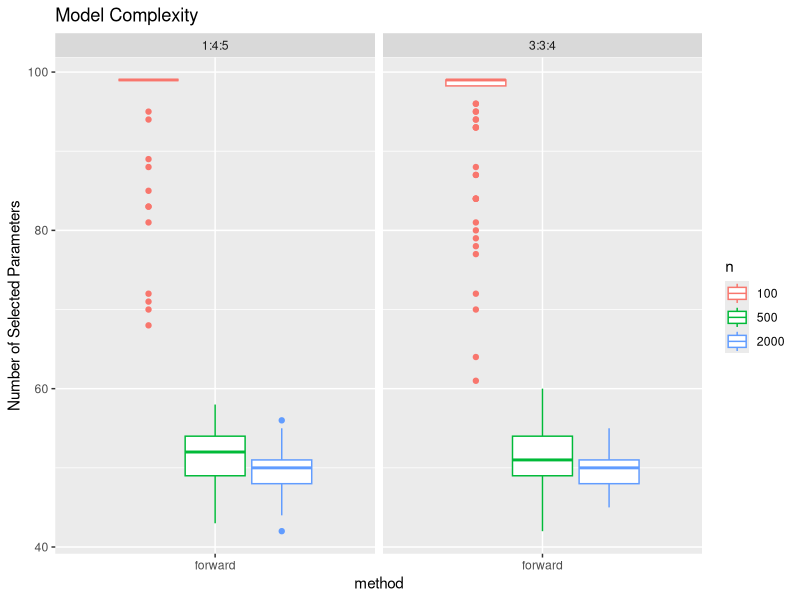
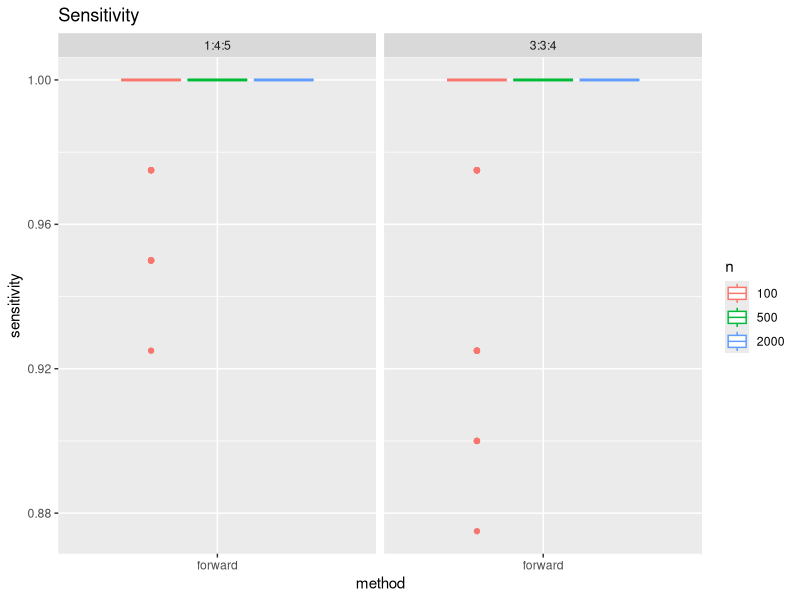
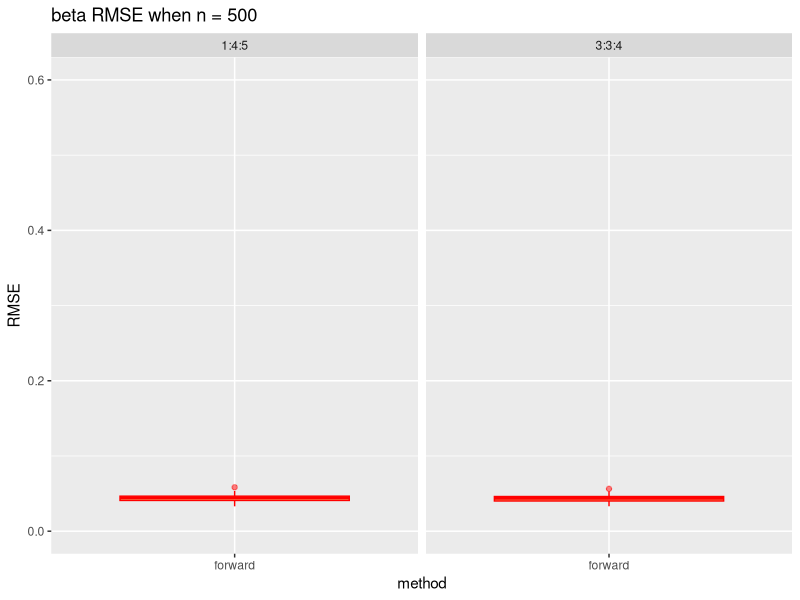
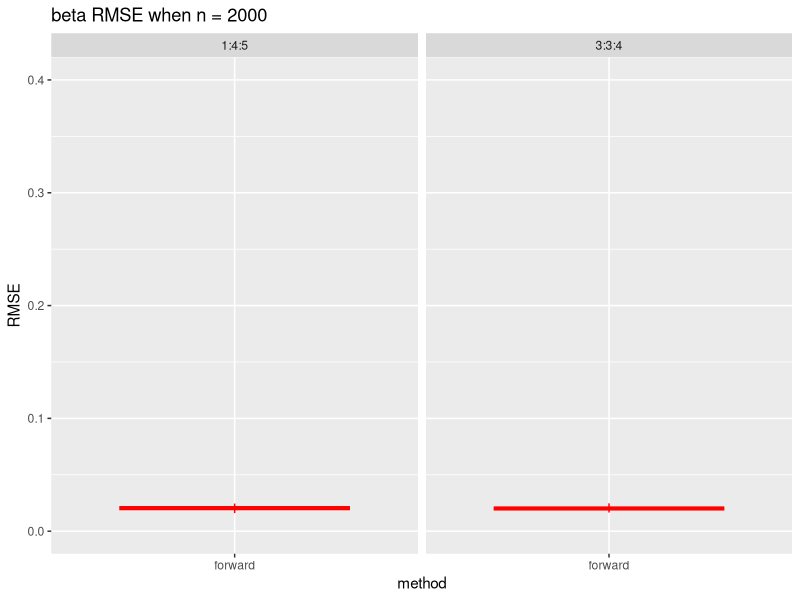
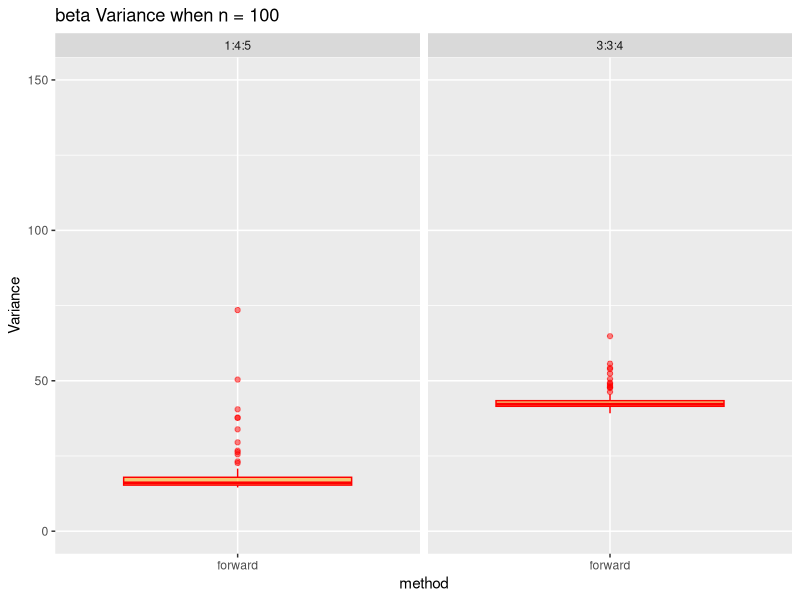
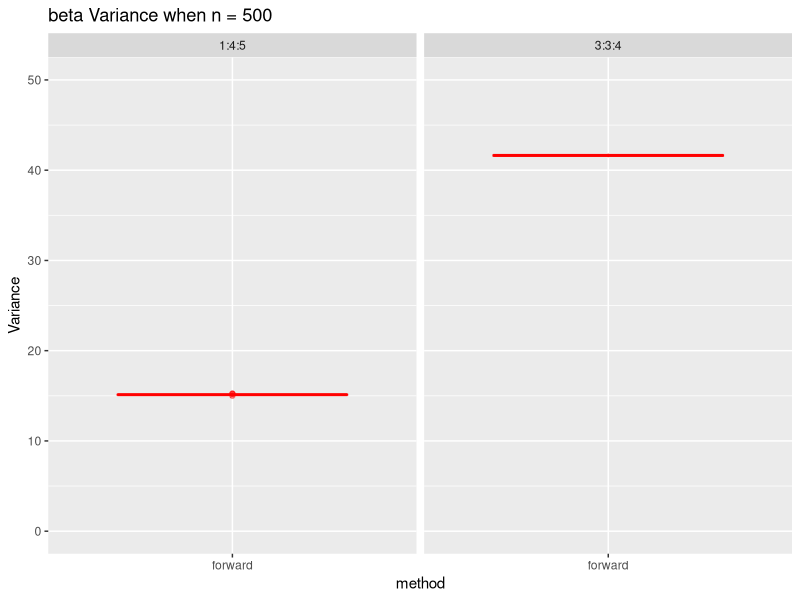
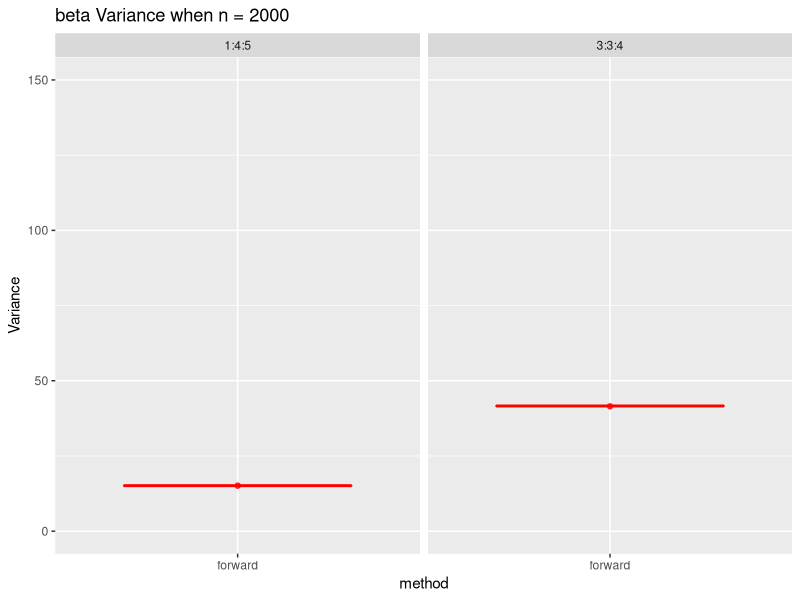
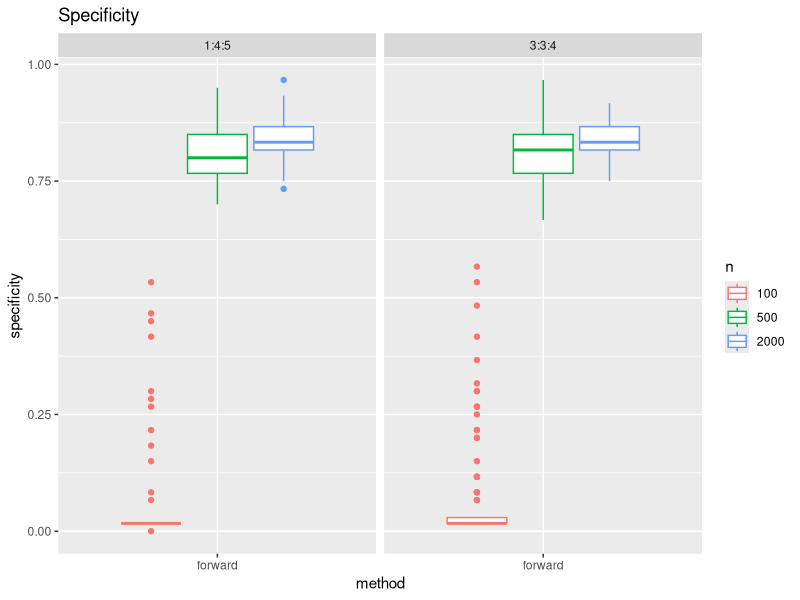

Here is the R script that generated these plots, in order: (Note: this script raises an error after producing the figures.)
## ---- chunk 1
knitr::opts_chunk$set(echo = TRUE)
library(gridExtra)
library(tidyverse)
library(patchwork)
library(dplyr)
## ---- chunk 2
# Load parameter data
param_1 = read_csv("parameter_estimate.csv")
param_2 = read_csv("parameter_estimate2.csv")

param_1 =
  param_1 %>%
  filter(method %in% c("forward", "lasso_lmfit")) %>%
  mutate(method = 
           case_when(
             method == "forward" ~ "forward",
             method == "lasso_lmfit" ~ "lasso"
           ))
param_2 =
  param_2 %>%
  filter(method %in% c("forward", "lasso_lmfit")) %>%
  mutate(method = 
           case_when(
             method == "forward" ~ "forward",
             method == "lasso_lmfit" ~ "lasso"
           ))

param_estimate = rbind(param_1, param_2)


# Output identification table
fit_identify_result = 
  param_estimate %>% 
    mutate(
      n = factor(n),
      ratio = ifelse(ratio == 145, "1:4:5", "3:3:4"),
      notnull = ifelse(type == "null", 0, 1),
      notnull_est = ifelse(abs(estimate) > 0, 1, 0),
      identify =
        case_when(
          notnull == 1 & notnull_est == 1 ~ "TP",
          notnull == 1 & notnull_est == 0 ~ "FN",
          notnull == 0 & notnull_est == 1 ~ "FP",
          notnull == 0 & notnull_est == 0 ~ "TN"
        )
    ) %>% 
    group_by(sim_time, n, p, ratio, method) %>% 
    summarize(
      number_of_parameters = sum(identify == "TP") + sum(identify == "FP"),
      sensitivity = sum(identify == "TP")/(sum(identify == "TP") + sum(identify == "FN")),
      specificity = sum(identify == "TN")/(sum(identify == "TN") + sum(identify == "FP")),
      precision = sum(identify == "TP")/(sum(identify == "TP") + sum(identify == "FP")),
      accuracy = (sum(identify == "TP") + sum(identify == "TN")) /
        (sum(identify == "TP") + sum(identify == "FP") + sum(identify == "TN") + sum(identify == "FN")),
      F1_score = 2 * precision * sensitivity / (precision + sensitivity)
    )


# Output identification table by signal
fit_identify_result_type = 
  param_estimate %>% 
    mutate(
      n = factor(n),
      ratio = ifelse(ratio == 145, "1:4:5", "3:3:4"),
      notnull = ifelse(type == "null", 0, 1),
      notnull_est = ifelse(abs(estimate) > 0, 1, 0),
      identify =
        case_when(
          notnull == 1 & notnull_est == 1 ~ "TP",
          notnull == 1 & notnull_est == 0 ~ "FN",
          notnull == 0 & notnull_est == 1 ~ "FP",
          notnull == 0 & notnull_est == 0 ~ "TN"
        )
    ) %>% 
    group_by(sim_time, n, p, ratio, method, type) %>% 
    summarize(
      number_of_parameters = sum(identify == "TP") + sum(identify == "FP"),
      sensitivity = sum(identify == "TP")/(sum(identify == "TP") + sum(identify == "FN")),
      specificity = sum(identify == "TN")/(sum(identify == "TN") + sum(identify == "FP")),
      precision = sum(identify == "TP")/(sum(identify == "TP") + sum(identify == "FP")),
      accuracy = (sum(identify == "TP") + sum(identify == "TN")) /
        (sum(identify == "TP") + sum(identify == "FP") + sum(identify == "TN") + sum(identify == "FN")),
      F1_score = 2 * precision * sensitivity / (precision + sensitivity)
    )


p = 100
ratio = c(1, 4, 5)
ps = floor(0.4*p*ratio[1]/sum(ratio))
pwbc = floor(0.4*p*ratio[2]/sum(ratio))
pwai = floor(0.4*p*ratio[3]/sum(ratio))
beta = c(rep(20, ps), rep(0.5, pwbc + pwai), rep(0, p - ps - pwbc - pwai))
# output the beta estimation table of ratio 1
fit_beta_result_ratio1 = 
  param_1 %>% 
    mutate(
      n = factor(n),
      ratio = ifelse(ratio == 145, "1:4:5", "3:3:4"),
      num = case_when(
  type == "strong" ~ num,
  type == "wbc" ~ num + ps,
  type == "wai" ~ num + ps + pwbc,
  type == "null" ~ num + ps + pwbc + pwai),
      se = (estimate - beta[num])^2,
      var = (estimate - mean(estimate))^2
    ) %>% 
    group_by(sim_time, n, p, ratio, method) %>% 
    summarize(
      RMSE = sqrt(mean(se)),
      Variance = mean(var)
    )

# output the beta estimation table of ratio2
p = 100
ratio = c(3, 3, 4)
ps = floor(0.4*p*ratio[1]/sum(ratio))
pwbc = floor(0.4*p*ratio[2]/sum(ratio))
pwai = floor(0.4*p*ratio[3]/sum(ratio))
beta = c(rep(20, ps), rep(0.5, pwbc + pwai), rep(0, p - ps - pwbc - pwai))

fit_beta_result_ratio2 = 
  param_2 %>% 
    mutate(
      n = factor(n),
      ratio = ifelse(ratio == 145, "1:4:5", "3:3:4"),
      num = case_when(
  type == "strong" ~ num,
  type == "wbc" ~ num + ps,
  type == "wai" ~ num + ps + pwbc,
  type == "null" ~ num + ps + pwbc + pwai),
      se = (estimate - beta[num])^2,
      var = (estimate - mean(estimate))^2
    ) %>% 
    group_by(sim_time, n, p, ratio, method) %>% 
    summarize(
      RMSE = sqrt(mean(se)),
      Variance = mean(var)
    )

fit_beta_result_ratio = 
  rbind(fit_beta_result_ratio1, fit_beta_result_ratio2)
## ---- chunk 3
# compare model complexity

# compare sensitivity
g_1 = ggplot(fit_identify_result, aes(x = method, y = number_of_parameters, color = n)) + 
  geom_boxplot() +
  theme(legend.position = "right") +
  labs(title = "Model Complexity",x = "method", y = "Number of Selected Parameters") +
  facet_grid(. ~ ratio)
## ---- chunk 4
# compare all signals on four metrics

# compare sensitivity
g1 = ggplot(fit_identify_result, aes(x = method, y = sensitivity, color = n)) + 
  geom_boxplot() +
  theme(legend.position = "right") +
  labs(title = "Sensitivity",x = "method", y = "sensitivity") +
  facet_grid(. ~ ratio)

# compare specificity
g2 = ggplot(fit_identify_result, aes(x = method, y = specificity, color = n)) + 
  geom_boxplot() +
  theme(legend.position = "right") +
  labs(title = "Specificity",x = "method", y = "specificity") +
  facet_grid(. ~ ratio)

# compare F1-score
g3 = ggplot(fit_identify_result, aes(x = method, y = F1_score, color = n)) + 
  geom_boxplot() +
  theme(legend.position = "right") +
  labs(title = "F1_score",x = "method", y = "F1_score") +
  facet_grid(. ~ ratio)

# compare accuracy
g4 = ggplot(fit_identify_result, aes(x = method, y = accuracy, color = n)) + 
  geom_boxplot() +
  theme(legend.position = "right") +
  labs(title = "Accuracy",x = "method", y = "accuracy") +
  facet_grid(. ~ ratio)


# compare different signals

# First ratio
g5 = ggplot(fit_identify_result_type, aes(x = method, y = sensitivity, color = type)) + 
  geom_boxplot() +
  theme(legend.position = "right") +
  labs(title = "Sensitivity",x = "method", y = "sensitivity") +
  facet_grid(ratio ~ n)

g6 = ggplot(fit_identify_result_type, aes(x = method, y = specificity, color = type)) + 
  geom_boxplot() +
  theme(legend.position = "right") +
  labs(title = "Specificity",x = "method", y = "specificity") +
  facet_grid(ratio ~ n)

g7 = ggplot(fit_identify_result_type, aes(x = method, y = F1_score, color = type)) + 
  geom_boxplot() +
  theme(legend.position = "right") +
  labs(title = "F1_score",x = "method", y = "F1_score") +
  facet_grid(ratio ~ n)

g8 = ggplot(fit_identify_result_type, aes(x = method, y = accuracy, color = type)) + 
  geom_boxplot() +
  theme(legend.position = "right") +
  labs(title = "Accuracy",x = "method", y = "accuracy") +
  facet_grid(ratio ~ n)


# Beta estimation of RMSE

# RMSE of beta for n = 100
g9 = ggplot(fit_beta_result_ratio %>% filter(n == 100), aes(x = method, y = RMSE)) + 
  geom_boxplot(color = "red", fill = "orange", alpha = 0.5) +
  theme(legend.position = "right") +
  labs(title = "beta RMSE when n = 100",x = "method", y = "RMSE") +
  coord_cartesian(ylim = c(0, 15)) +
  facet_grid(~ ratio)

# RMSE of beta for n = 500
g10 = ggplot(fit_beta_result_ratio %>% filter(n == 500), aes(x = method, y = RMSE)) + 
  geom_boxplot(color = "red", fill = "orange", alpha = 0.5) +
  theme(legend.position = "right") +
  labs(title = "beta RMSE when n = 500",x = "method", y = "RMSE") +
  coord_cartesian(ylim = c(0, 0.6)) +
  facet_grid(~ ratio)

# RMSE of beta for n = 2000
g11 = ggplot(fit_beta_result_ratio %>% filter(n == 2000), aes(x = method, y = RMSE)) + 
  geom_boxplot(color = "red", fill = "orange", alpha = 0.5) +
  theme(legend.position = "right") +
  labs(title = "beta RMSE when n = 2000",x = "method", y = "RMSE") +
  coord_cartesian(ylim = c(0, 0.4)) +
  facet_grid(~ ratio)


# Beta estimation of Variance

# Variance of beta for n = 100
g12 = ggplot(fit_beta_result_ratio %>% filter(n == 100), aes(x = method, y = Variance)) + 
  geom_boxplot(color = "red", fill = "orange", alpha = 0.5) +
  theme(legend.position = "right") +
  labs(title = "beta Variance when n = 100",x = "method", y = "Variance") +
  coord_cartesian(ylim = c(0, 150)) +
  facet_grid(~ ratio)

# Variance of beta for n = 500
g13 = ggplot(fit_beta_result_ratio %>% filter(n == 500), aes(x = method, y = Variance)) + 
  geom_boxplot(color = "red", fill = "orange", alpha = 0.5) +
  theme(legend.position = "right") +
  labs(title = "beta Variance when n = 500",x = "method", y = "Variance") +
  coord_cartesian(ylim = c(0, 50)) +
  facet_grid(~ ratio)

# Variance of beta for n = 2000
g14 = ggplot(fit_beta_result_ratio %>% filter(n == 2000), aes(x = method, y = Variance)) + 
  geom_boxplot(color = "red", fill = "orange", alpha = 0.5) +
  theme(legend.position = "right") +
  labs(title = "beta Variance when n = 2000",x = "method", y = "Variance") +
  coord_cartesian(ylim = c(0, 150)) +
  facet_grid(~ ratio)
## ---- chunk 5
# generate RMSE for ratio 145
beta = c(rep(20, 4), rep(0.5, 36), rep(0, 60))

get_MSE <- function(sim_number,what_number,what_method){
  estimate = 
    read_csv("parameter_estimate.csv",show_col_types = FALSE) %>%
    filter(n == what_number & method == what_method &sim_time == sim_number) %>% 
    mutate(type = factor(type, levels = c('strong', 'wbc', 'wai', 'null'))) %>% 
    arrange(type) %>% 
    pull(estimate)
  
  RMSE = sqrt(sum((estimate - beta) ^2) / 100)
  RMSE
}

getresulttable_145 <- function(what_number,what_method){
  param_estimate = 
    read_csv("parameter_estimate.csv",show_col_types = FALSE) %>%
    filter(n == what_number & method == what_method)

non_null = 
  param_estimate %>% 
  filter(estimate != 0)

non_null %>% 
  group_by(sim_time) %>% 
  summarise(
  n_param = n()
) %>% 
  arrange(-n_param) %>%
  pull(n_param)

sum = 
  non_null %>%
  group_by(sim_time) %>%
  summarise(n_param = n()) %>% 
  arrange(-n_param)

max_sims = head(sum, 10) %>% pull(sim_time)
min_sims = tail(sum, 10) %>% pull(sim_time)
middle_sims = head(sum, 55) %>% tail(10) %>% pull(sim_time)

most = pmap(list(min_sims,what_number,what_method), get_MSE) %>% unlist()
least = pmap(list(max_sims,what_number,what_method), get_MSE) %>% unlist()
middle = pmap(list(middle_sims,what_number,what_method), get_MSE) %>% unlist()

result = 
  tibble(most, middle,least) %>% 
  pivot_longer(
    most:least,
    names_to = "missing",
    values_to = "RMSE"
    ) 

result = result %>% 
  add_column(n = c(rep(what_number, 30)), method = c(rep(what_method, 30)), ratio = c(rep("1:4:5", 30)))
result
}

forward_100_145 = getresulttable_145(what_number = 100, what_method = "forward")
forward_500_145 = getresulttable_145(what_number = 500, what_method = "forward")
forward_2000_145 = getresulttable_145(what_number = 2000, what_method = "forward")
lasso_100_145 = getresulttable_145(what_number = 100, what_method = "lasso_lmfit")
lasso_500_145 = getresulttable_145(what_number = 500, what_method = "lasso_lmfit")
lasso_2000_145 = getresulttable_145(what_number = 2000, what_method = "lasso_lmfit")

# generate RMSE for ratio 334
beta = c(rep(20, 12), rep(0.5, 28), rep(0, 60))

get_MSE <- function(sim_number,what_number,what_method){
  estimate = 
    read_csv("parameter_estimate2.csv",show_col_types = FALSE) %>%
    filter(n == what_number & method == what_method &sim_time == sim_number) %>% 
    mutate(type = factor(type, levels = c('strong', 'wbc', 'wai', 'null'))) %>% 
    arrange(type) %>% 
    pull(estimate)
  
  RMSE = sqrt(sum((estimate - beta) ^2) / 100)
  RMSE
}

getresulttable_334 <- function(what_number,what_method){
  param_estimate = 
    read_csv("parameter_estimate2.csv",show_col_types = FALSE) %>%
    filter(n == what_number & method == what_method)

non_null = 
  param_estimate %>% 
  filter(estimate != 0)

non_null %>% 
  group_by(sim_time) %>% 
  summarise(
  n_param = n()
) %>% 
  arrange(-n_param) %>%
  pull(n_param)

sum = 
  non_null %>%
  group_by(sim_time) %>%
  summarise(n_param = n()) %>% 
  arrange(-n_param)

max_sims = head(sum, 10) %>% pull(sim_time)
min_sims = tail(sum, 10) %>% pull(sim_time)
middle_sims = head(sum, 55) %>% tail(10) %>% pull(sim_time)

most = pmap(list(min_sims,what_number,what_method), get_MSE) %>% unlist()
least = pmap(list(max_sims,what_number,what_method), get_MSE) %>% unlist()
middle = pmap(list(middle_sims,what_number,what_method), get_MSE) %>% unlist()

result = 
  tibble(most, middle,least) %>% 
  pivot_longer(
    most:least,
    names_to = "missing",
    values_to = "RMSE"
    ) 

result = result %>% 
  add_column(n = c(rep(what_number, 30)), method = c(rep(what_method, 30)), ratio = c(rep("3:3:4", 30)))
result
}

forward_100_334 = getresulttable_334(what_number = 100, what_method = "forward")
forward_500_334 = getresulttable_334(what_number = 500, what_method = "forward")
forward_2000_334 = getresulttable_334(what_number = 2000, what_method = "forward")
lasso_100_334 = getresulttable_334(what_number = 100, what_method = "lasso_lmfit")
lasso_500_334 = getresulttable_334(what_number = 500, what_method = "lasso_lmfit")
lasso_2000_334 = getresulttable_334(what_number = 2000, what_method = "lasso_lmfit")

result = 
  forward_100_145 %>% 
  add_row(forward_500_145) %>% 
  add_row(forward_2000_145) %>% 
  add_row(lasso_100_145) %>% 
  add_row(lasso_500_145) %>% 
  add_row(lasso_2000_145) %>% 
  add_row(forward_100_334) %>% 
  add_row(forward_500_334) %>% 
  add_row(forward_2000_334) %>% 
  add_row(lasso_100_334) %>% 
  add_row(lasso_500_334) %>% 
  add_row(lasso_2000_334)

m1 = ggplot(filter(result, n == 100), aes(x = missing, y = RMSE, color = method)) + 
  geom_boxplot() +
  ylim(0,5) +
  theme(legend.position = "right") +
  labs(title = "RMSE",x = "missing", y = "RMSE") +
  facet_grid(. ~ ratio)

m2 = ggplot(filter(result, n == 500), aes(x = missing, y = RMSE, color = method)) + 
  geom_boxplot() +
  theme(legend.position = "right") +
  labs(title = "RMSE",x = "missing", y = "RMSE") +
  facet_grid(. ~ ratio)
  
m3 = ggplot(filter(result, n == 2000), aes(x = missing, y = RMSE, color = method)) + 
  geom_boxplot() +
  theme(legend.position = "right") +
  labs(title = "RMSE",x = "missing", y = "RMSE") +
  facet_grid(. ~ ratio)

## ---- chunk 6
g_1
## ---- chunk 7
(g1 + g2) / (g3 + g4)
## ---- chunk 8
(g5 + g6) / (g7 + g8)
## ---- chunk 9
(g9 + g12) / (g10 + g13) / (g11 + g14)
## ---- chunk 10
m1
## ---- chunk 11
m2
## ---- chunk 12
m3
